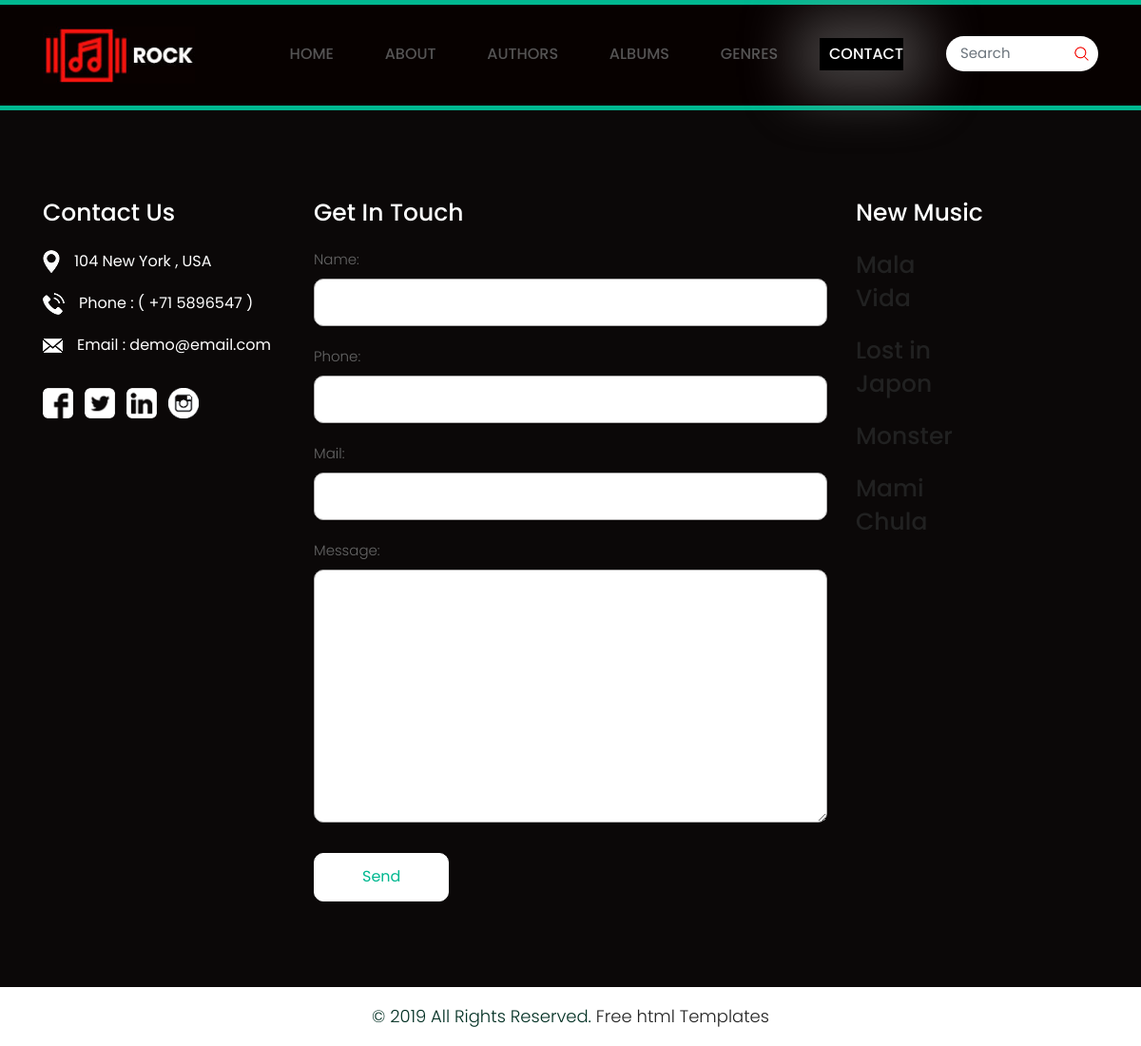
The app's page /top100/contact, older data.
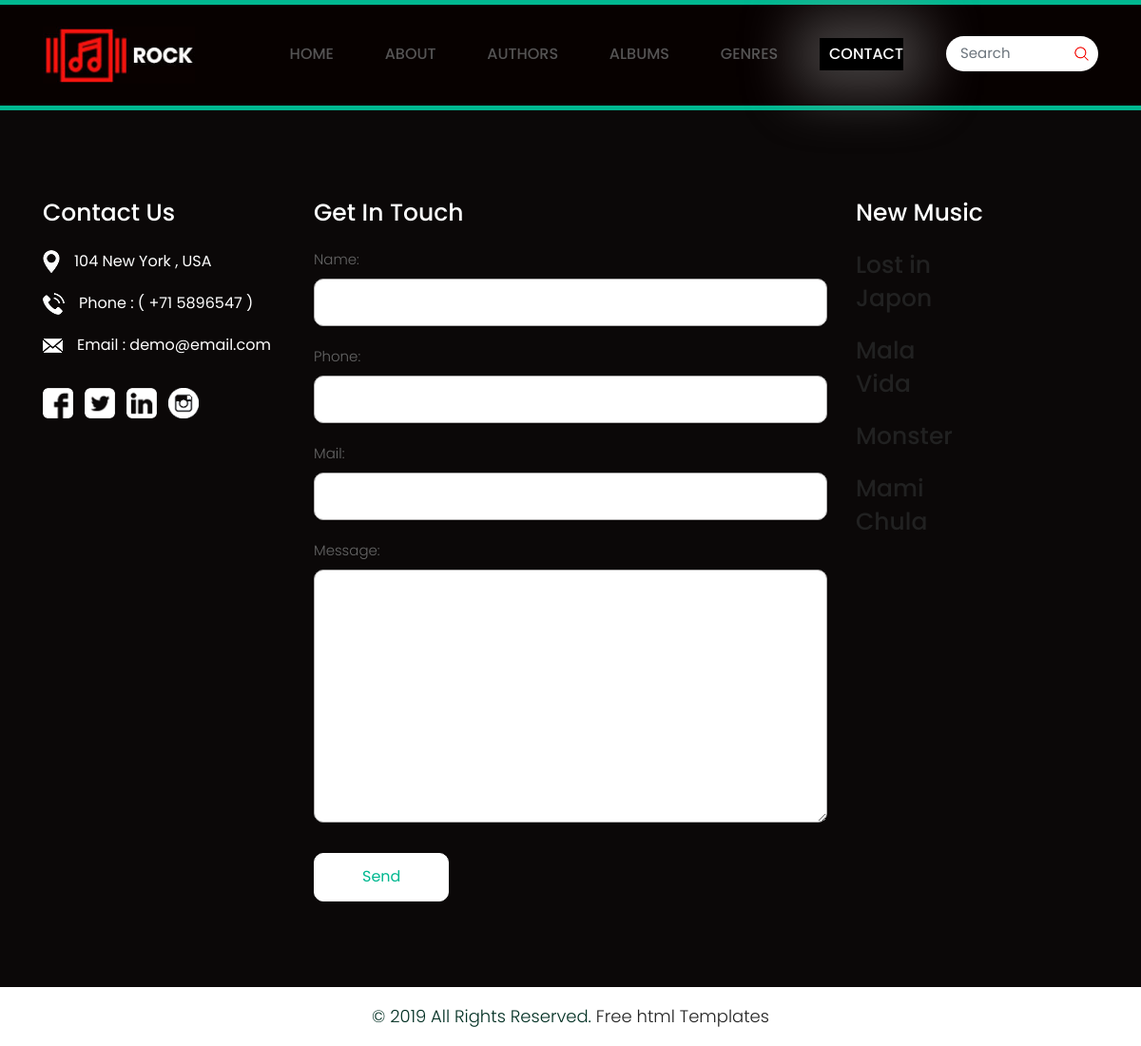
The same page, newer data.
### top100_app/models.py (models this page shows, shortened)
class Song(models.Model):
    name = models.CharField(max_length=20)
    author = models.ManyToManyField(Author)
    genre = models.ManyToManyField(Genre)
    repros = models.IntegerField()
    date = models.DateTimeField(default = datetime.now)
    album = models.ForeignKey(Album, on_delete=models.CASCADE, null = True)

### top100_app/views.py (the view, shortened to what this page needs)
def contact (request) :
    songs_date = get_list_or_404(Song.objects.order_by('date')[: 4])
    form = ContactForm()
    context = {
        'song_date_list' : songs_date,
        'form' : form
    }
    return render(request, "contact.html", context)

### top100_app/forms.py
class ContactForm(forms.Form):
    name = forms.CharField(widget=forms.TextInput(attrs={'class' : 'contactus'}), max_length= 100)
    phone = forms.CharField(widget=forms.TextInput(attrs={'class' : 'contactus'}), max_length= 13)
    mail = forms.CharField(widget=forms.TextInput(attrs={'class' : 'contactus'}), max_length= 100)
    message = forms.CharField(widget=forms.Textarea(attrs={'class' : 'textarea'}), max_length= 2000)

### top100_app/templates/contact.html
{% extends "base.html" %}
{% load static %}
    {% block active%}
    <li> <a href="{% url 'index' %}">Home</a> </li>
    <li> <a href="{% url 'about' %}">About</a> </li>
    <li> <a href="{% url 'author'%}"> Authors</a> </li>
    <li><a href="{% url 'album' %}"> Albums</a> </li>
    <li> <a href="{% url 'genre' %}">Genres</a> </li>
    <li class="active"> <a href="{% url 'contact' %}">Contact</a> </li>
    {% endblock %}

### top100_app/templates/base.html (shortened to what the changed rows need)
<!DOCTYPE html>
<html lang="en">
{% load static %}
<head>
    <link rel="stylesheet" href="{%static 'css/bootstrap.min.css' %}" >
    <link rel="stylesheet" href="{%static 'css/style.css' %}">
    <link rel="stylesheet" href="{%static 'css/responsive.css' %}">
    <link rel="stylesheet" href="{%static 'css/jquery.mCustomScrollbar.min.css' %}">
    <link rel="stylesheet" href="https://netdna.bootstrapcdn.com/font-awesome/4.0.3/css/font-awesome.css">
    <link rel="stylesheet" href="https://cdnjs.cloudflare.com/ajax/libs/fancybox/2.1.5/jquery.fancybox.min.css" media="screen">
</head>
<body class="main-layout">
    <footr id="footer_with_contact">
        <div class="footer">
            <div class="container">
                <div class="row">
                    <div class="col-xl-3 col-lg-3 col-md-6 col-sm-12 width">
                        <div class="address">
                                {% if song_date_list %}
                                    {% for c in song_date_list %}
                                        <div class="row">
                                            <div class="col-xl-6 col-lg-6 col-md-6 col-sm-6 ">
                                            <h3><a href = "{% url 'song_details' c.id%}">{{c.name}}</a></h3>
                                            </div>
                                        </div>
                                    {% endfor%}
                                {% else %}
                                    <h1>THERE ARE NO SONGS</h1>
                                {% endif %}
                        </div>
                    </div>
                </div>
            </div>
        </div>
    </footr>
</body>
</html>

Row changes from the older to the newer data that the page shows:
changed Song "Lost in Japon": moves up the list
